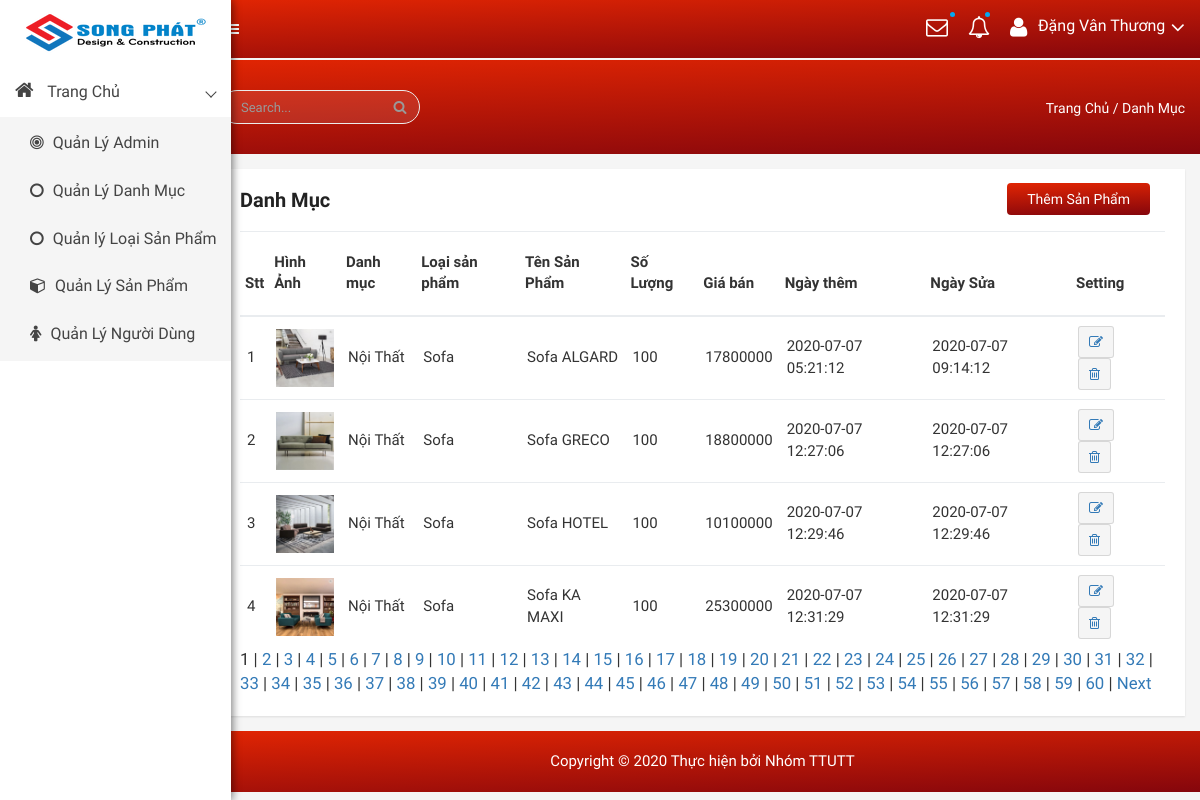
Page /admin/modules/product/index.php on the committed database.
### tables this page shows
CREATE TABLE `product` (
  `id` int(11) NOT NULL,
  `name` varchar(100) DEFAULT NULL,
  `slug` varchar(100) DEFAULT NULL,
  `soluong` int(11) NOT NULL DEFAULT 1,
  `gia` int(11) DEFAULT NULL,
  `sale` tinyint(4) DEFAULT 0,
  `avatar` varchar(100) DEFAULT NULL,
  `category` varchar(50) DEFAULT NULL,
  `type` varchar(50) NOT NULL,
  `content` text DEFAULT NULL,
  `head` int(11) NOT NULL DEFAULT 0,
  `view` int(11) DEFAULT 0,
  `hot` tinyint(4) DEFAULT 0,
  `created_at` timestamp NULL DEFAULT NULL,
  `updata_up` timestamp NULL DEFAULT NULL ON UPDATE current_timestamp()
);

CREATE TABLE `category` (
  `id` int(11) NOT NULL,
  `name` varchar(100) DEFAULT NULL,
  `slug` varchar(100) DEFAULT NULL,
  `images` varchar(100) DEFAULT NULL,
  `banner` varchar(100) DEFAULT NULL,
  `home` tinyint(100) DEFAULT 0,
  `status` tinyint(4) DEFAULT 0,
  `created_at` timestamp NOT NULL DEFAULT current_timestamp(),
  `updated` timestamp NOT NULL DEFAULT current_timestamp() ON UPDATE current_timestamp()
);

CREATE TABLE `type` (
  `id` int(11) NOT NULL,
  `name` varchar(100) NOT NULL,
  `category` int(100) NOT NULL
);

### libraries/Database.php (called while the page is built, shortened)
<?php
class DataProvider
{
	public static function ExecuteQuery($sql)
	{
		try{
			$connection = mysqli_connect("localhost","root","", "webnoithat");
			mysqli_query($connection, "set names 'utf8'");
			$result = mysqli_query($connection, $sql);
			return $result;
		}catch(Exception $ex)
		{
			return null;
		}
    }
}
?>

### admin/modules/product/index.php (the view, shortened to what this page needs)
<?php require_once __DIR__ . "/../../layouts/header.php" ?>
<?php
$sotin1trang = 4;
if( isset($_GET["trang"]) ){
	$trang = $_GET["trang"];
	settype($trang, "int");
}else{
	$trang = 1;
}
?>
<div class="product-status mg-tb-15">
   <div class="container-fluid">
      <div class="row">
         <div class="col-lg-12 col-md-12 col-sm-12 col-xs-12">
            <div class="product-status-wrap">
               <h4>Danh Mục</h4>
               <div class="add-product">
                  <a href="add.php">Thêm Sản Phẩm</a>
               </div>
               <table>
                  <tr>
                     <th>Stt</th>
                     <th>Hình Ảnh</th>
                     <th>Danh mục</th>
                     <th>Loại sản phẩm</th>
                     <th>Tên Sản Phẩm</th>
                     <th>Số Lượng</th>
                     <th>Giá bán</th>
                     <th>Ngày thêm</th>
                     <th>Ngày Sửa</th>
                     <th>Setting</th>
                  </tr>
                  <?php
                  try {
                     $from = ($trang -1 ) * $sotin1trang;
                     $sql = "SELECT * FROM `product` LIMIT $from, $sotin1trang";
                     $result = DataProvider::ExecuteQuery($sql);
                     $stt = 0;
                     while ($row = mysqli_fetch_array($result))
                     {
                        $sql1="SELECT name FROM `category`  WHERE `category`.`id` = '{$row['category']}'";
                        $result1= DataProvider::ExecuteQuery($sql1);
                        $row1= mysqli_fetch_array($result1);
                        $sql2="SELECT * FROM `type` WHERE `type`.`id` = '{$row['type']}'";
                        $result2= DataProvider::ExecuteQuery($sql2);
                        $row2= mysqli_fetch_array($result2);
                        $stt++;
                        $chuoi = <<< EOD
                             <tr>
                             <td>$stt</td>
                             <td><img src="img_product/{$row['avatar']}" ></img></td>
                             <td> {$row1['name']}</td>
                             <td> {$row2['name']}</td>
                             <td> {$row['name']} </td>
                             <td> {$row['soluong']} </td>
                             <td> {$row['gia']} </td>
                             <td>{$row['created_at']}</td>
                             <td>{$row['updata_up']}</td>
                             <td>
                                 <a href="edit.php?id= {$row['id']} "> <button data-toggle="tooltip" title="Edit" class="pd-setting-ed"><i class="fa fa-pencil-square-o" aria-hidden="true"></i></button></a>
                                 <a href="delete.php?id= {$row['id']} "> <button data-toggle="tooltip" title="Trash" class="pd-setting-ed"><i class="fa fa-trash-o" aria-hidden="true"> </i> </button> </a>
                             </td>
                         </tr>
                         EOD;
                        echo $chuoi;
                     }
                  } catch (Exception $ex) {
                     echo "Không thể mở CSDL";
                  }
               ?>
               </table>
               <div id="phantrang">
             <?php
             $x = "SELECT id FROM `product`";
             $kq = DataProvider::ExecuteQuery($x);
             $tongsotin = mysqli_num_rows($kq);
             $sotrang = ceil($tongsotin / $sotin1trang);
               for ($i = 1; $i <= $sotrang; $i++){
               if ($i == $trang){
               echo '<span>'.$i.'</span> | ';
               }
               else{
               echo '<a href="index.php?trang='.$i.'">'.$i.'</a> | ';
               }
               }
               if ($trang < $sotrang && $sotrang > 1){
               echo '<a href="index.php?trang='.($trang+1).'">Next</a>  ';
               }
          ?>
</div>
            </div>
         </div>
      </div>
   </div>
</div>
<?php require_once __DIR__ . "/../../layouts/footer.php" ?>

### public/admin/css/main.css (style rules this page uses)
html { color: #222; font-size: 1em; line-height: 1.4; }
audio, canvas, iframe, img, svg, video { vertical-align: middle; }

### public/admin/style.css (style rules this page uses)
html, body { height: 100%; font-family: 'Play', sans-serif;font-weight:400;background:#f5f5f5; }
img { max-width:100%;height:auto }
h1, h2, h3, h4, h5, h6 { margin: 0 0 10px; font-weight:700; }
a { transition: all 0.3s ease 0s;text-decoration:none; }
a:visited, a:link, a:active { text-decoration: none; }
.mg-tb-15 { margin:15px 0px; }
.product-sales-chart, .analytics-info-cs, .tranffic-als-inner, .analytics-rounded, .single-new-trend, .personal-info-wrap, .author-widgets-single, .calender-inner, .product-status-wrap, .review-tab-pro-inner, .income-dashone-total, .analytics-adminpro-wrap, .analytics-sparkle-line, .analysis-progrebar, .sparkline8-list, .sparkline9-list, .sparkline7-list, .sparkline10-list, .sparkline12-list, .sparkline13-list, .sparkline14-list, .sparkline13-list, .sparkline11-list, .x-editable-list, .code-editor-single, .blog-details-inner, .charts-single-pro, .about-sparkline, .sparkline-list, .button-ad-wrap, .tab-content-details, .sparkline16-list, .sparkline15-list, .tinymce-single { padding:20px; background:#fff; -webkit-box-shadow: 0px 1px 2px 0px rgba(0, 0, 0, 0.1); box-shadow: 0px 1px 2px 0px rgba(0, 0, 0, 0.1); }
.add-product a { float: right; position: absolute; top: 14px; right: 50px; background: -webkit-linear-gradient(178deg, #e12503 0%, #85060c 100%); background: linear-gradient(178deg, #e12503 0%, #85060c 100%); padding: 6px 20px; color: #fff; border-radius: 4px; }
.product-status-wrap h4 { font-size: 20px; color: #222; margin-bottom: 20px; }
.product-status-wrap table { width: 100%; }
.product-status-wrap table th { padding: 20px 5px; vertical-align: top; border-top: 1px solid #e9ecef; }
.product-status-wrap table th { vertical-align: bottom; border-bottom: 2px solid #e9ecef; }
.product-status-wrap th, .product-status-wrap td { padding: 10px; text-align: left; font-size: 15px; }
.product-status-wrap table td { padding: 9px 7px; border-top: 1px solid #e9ecef; }
.product-status-wrap img { width: 60px; }
.sales-report-stn-his button.product-btn-history, button.pd-setting-ed { padding: 5px 10px; font-size: 14px; border-radius: 3px; border: 1px solid rgba(0,0,0,.12); background: #f5f5f5; }
button.pd-setting-ed { display: inline-block; margin-right: 5px; }

### admin/modules/product/index.php (style rules this page uses)
#phantrang { font-size:larger; }

### rows in the picture
product: avatar (picture), category.name "Nội Thất", type.name "Sofa", name "Sofa ALGARD", soluong "100", gia "17800000", created_at "2020-07-07 05:21:12", updata_up "2020-07-07 09:14:12"
product: avatar (picture), category.name "Nội Thất", type.name "Sofa", name "Sofa GRECO", soluong "100", gia "18800000", created_at "2020-07-07 12:27:06", updata_up "2020-07-07 12:27:06"
product: avatar (picture), category.name "Nội Thất", type.name "Sofa", name "Sofa HOTEL", soluong "100", gia "10100000", created_at "2020-07-07 12:29:46", updata_up "2020-07-07 12:29:46"
product: avatar (picture), category.name "Nội Thất", type.name "Sofa", name "Sofa KA MAXI", soluong "100", gia "25300000", created_at "2020-07-07 12:31:29", updata_up "2020-07-07 12:31:29"
